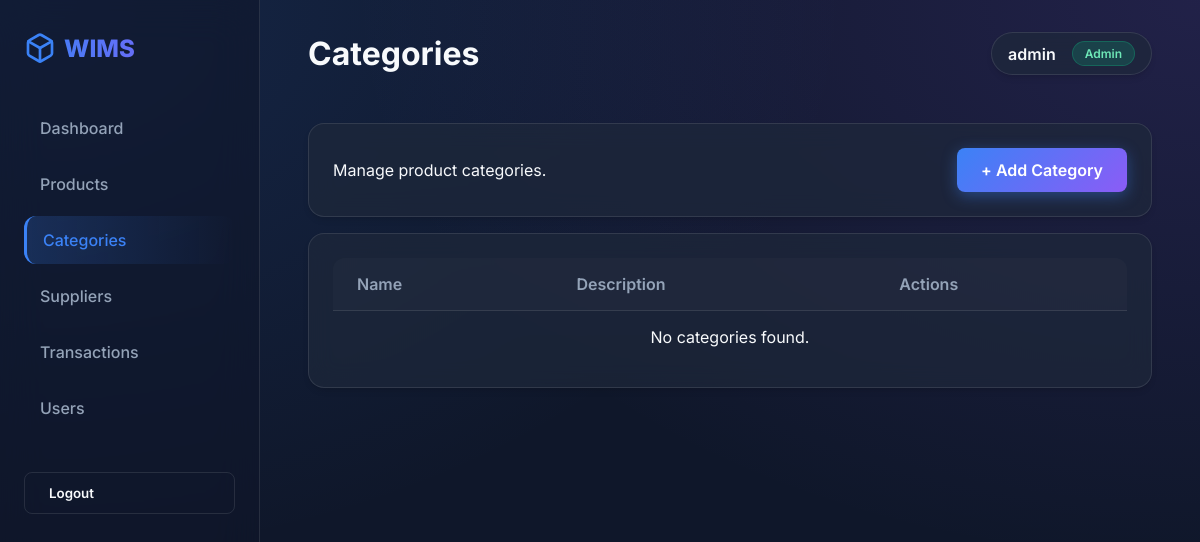
/categories/ (signed in), run on an earlier commit of the app's database.
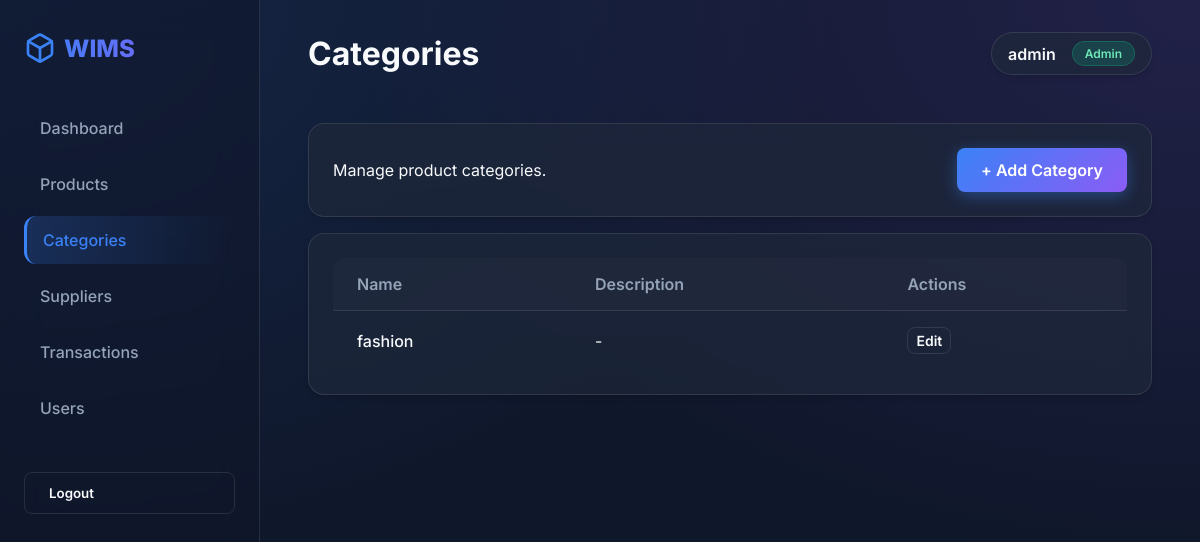
And on a later commit of the database.
### inventory/models.py (models this page shows, shortened)
class Category(models.Model):
    name = models.CharField(max_length=100, unique=True)
    description = models.TextField(blank=True)
    class Meta:
        verbose_name_plural = "Categories"
        ordering = ["name"]

### inventory/views.py (the view)
# urls.py: path("categories/", views.category_list, name="category_list"),
@login_required
def category_list(request):
    categories = Category.objects.all().order_by("name")
    return render(request, "inventory/category_list.html", {"categories": categories})

### templates/inventory/category_list.html
{% extends "inventory/base.html" %}
{% block page_title %}Categories{% endblock %}
{% block content %}
<div class="card glass mb-4">
    <div class="flex justify-between items-center">
        <p class="text-muted">Manage product categories.</p>
        <a href="{% url 'category_create' %}" class="btn btn-primary">
            + Add Category
        </a>
    </div>
</div>
<div class="card glass">
    <div class="table-container">
        <table>
            <thead>
                <tr>
                    <th>Name</th>
                    <th>Description</th>
                    <th>Actions</th>
                </tr>
            </thead>
            <tbody>
                {% for c in categories %}
                <tr>
                    <td style="font-weight: 500;">{{ c.name }}</td>
                    <td>{{ c.description|default:"-" }}</td>
                    <td>
                        <div class="flex gap-4">
                            <a href="{% url 'category_update' c.pk %}" class="btn btn-outline" style="padding: 0.25rem 0.5rem; font-size: 0.875rem;">Edit</a>
                        </div>
                    </td>
                </tr>
                {% empty %}
                <tr>
                    <td colspan="3" class="text-center text-muted">No categories found.</td>
                </tr>
                {% endfor %}
            </tbody>
        </table>
    </div>
</div>
{% endblock %}

What changed in the data, as far as the page shows it:
added Category: name "fashion", description "-"
Also different on the page:
text no longer shown: "No categories found."
